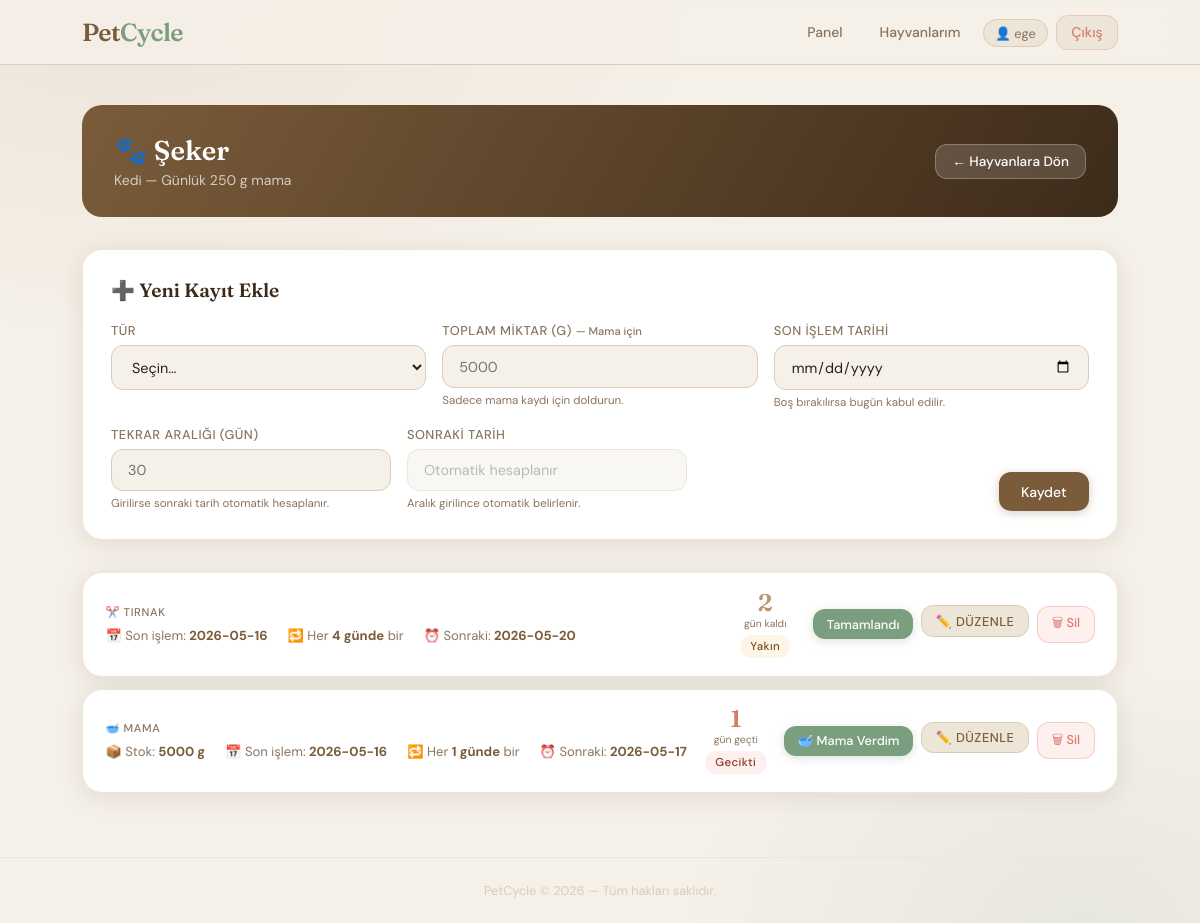
The app's page /routines/1 (signed in), older data.
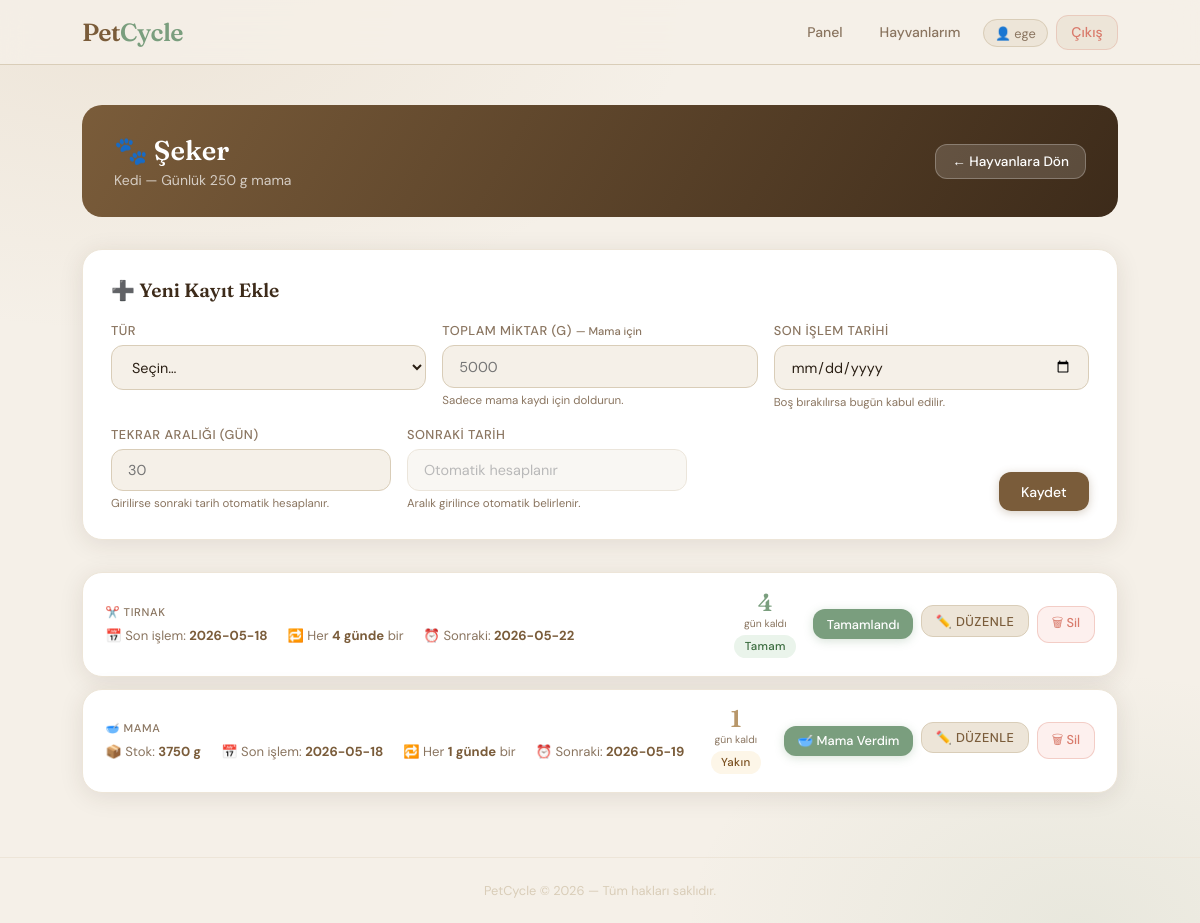
The same page, newer data.
### tables this page shows
CREATE TABLE pets (
            id INTEGER PRIMARY KEY AUTOINCREMENT,
            user_id INTEGER NOT NULL,
            name TEXT NOT NULL,
            species TEXT NOT NULL,
            daily_food_gram INTEGER NOT NULL,
            FOREIGN KEY (user_id) REFERENCES users (id)
        );

CREATE TABLE inventory_and_routines (
            id INTEGER PRIMARY KEY AUTOINCREMENT,
            pet_id INTEGER NOT NULL,
            item_type TEXT NOT NULL, 
            total_amount INTEGER,     
            interval_days INTEGER,      
            next_due_date DATE,       
            last_action_date DATE DEFAULT (date('now', 'localtime')),
            FOREIGN KEY (pet_id) REFERENCES pets (id)
        );

### app.py (the view)
@app.route('/routines/<int:pet_id>', methods=['GET'])
@login_required
def get_routines(pet_id):
    user_id = session['user_id']
    conn = get_db_connection()
    try:
        pet = conn.execute(
            'SELECT * FROM pets WHERE id = ? AND user_id = ?',
            (pet_id, user_id)
        ).fetchone()
        if not pet:
            flash('Bu evcil hayvana erişim yetkiniz yok!', 'danger')
            return redirect(url_for('pets'))
        routines = conn.execute('''
            SELECT ir.* FROM inventory_and_routines ir
            JOIN pets p ON ir.pet_id = p.id
            WHERE ir.pet_id = ? AND p.user_id = ?
        ''', (pet_id, user_id)).fetchall()
        processed = []
        for r in routines:
            rd = dict(r)
            rd['days_left'] = calculate_days_left(rd['next_due_date'])
            processed.append(rd)
        return render_template('routines.html', pet=pet, routines=processed)
    finally:
        conn.close()

### app.py (called while the page is built)
def get_db_connection():
    conn = sqlite3.connect(DATABASE)
    conn.row_factory = sqlite3.Row
    return conn

@app.context_processor
def inject_now():
    return {'now': datetime.now()}

def login_required(f):
    @wraps(f)
    def decorated_function(*args, **kwargs):
        if 'user_id' not in session:
            flash('Lütfen önce giriş yapın.', 'warning')
            return redirect(url_for('login'))
        return f(*args, **kwargs)
    return decorated_function

def calculate_days_left(next_due_date_str, today=None):
    if today is None:
        today = date.today()
    if not next_due_date_str:
        return None
    target = datetime.strptime(next_due_date_str[:10], '%Y-%m-%d').date()
    return (target - today).days

### templates/routines.html (shortened to what this page needs)
{% extends "base.html" %}
{% block content %}
<div class="routine-header">
    <div>
        <h1>🐾 {{ pet.name }}</h1>
        <p>{{ pet.species }} &mdash; Günlük {{ pet.daily_food_gram }} g mama</p>
    </div>
    <a href="{{ url_for('pets') }}" class="back-btn">← Hayvanlara Dön</a>
</div>
<div class="add-section">
    <h2>➕ Yeni Kayıt Ekle</h2>
    <form method="POST" action="{{ url_for('add_routine') }}">
        <div class="form-grid">
            <div class="form-group" style="margin-bottom:0">
                <label for="item_type">Tür</label>
                <select id="item_type" name="item_type" required>
                    <option value="" disabled selected>Seçin…</option>
                </select>
            </div>
            <div class="form-group" style="margin-bottom:0">
                <label for="total_amount">
                    Toplam Miktar (g)
                    <span style="font-size:.7rem;text-transform:none;letter-spacing:0">— Mama için</span>
                </label>
                <input type="number" id="total_amount" name="total_amount" placeholder="5000" min="1">
                <p class="field-hint">Sadece mama kaydı için doldurun.</p>
            </div>
            <div class="form-group" style="margin-bottom:0">
                <label for="last_action_date">Son İşlem Tarihi</label>
                <input type="date" id="last_action_date" name="last_action_date">
                <p class="field-hint">Boş bırakılırsa bugün kabul edilir.</p>
            </div>
        </div>
        <div class="form-grid-wide">
            <div class="form-group" style="margin-bottom:0">
                <label for="interval_days">Tekrar Aralığı (gün)</label>
                <input type="number" id="interval_days" name="interval_days" placeholder="30" min="1">
                <p class="field-hint">Girilirse sonraki tarih otomatik hesaplanır.</p>
            </div>
            <div class="form-group" style="margin-bottom:0">
                <label>Sonraki Tarih</label>
                <input type="text" disabled placeholder="Otomatik hesaplanır" style="opacity:.5;cursor:not-allowed">
                <p class="field-hint">Aralık girilince otomatik belirlenir.</p>
            </div>
            <div>
                <button type="submit" class="btn btn-primary w-full">Kaydet</button>
            </div>
        </div>
    </form>
</div>
{% if routines %}
<div class="routine-list">
    {% for r in routines %}
    <div class="routine-row">
        <div class="routine-row-main">
            <div class="routine-info">
                <span class="routine-type-label">
                    {% if r.item_type == 'Mama' %}🥣
                    {% elif r.item_type == 'Veteriner' %}🏥
                    {% elif r.item_type == 'Aşı' %}💉
                    {% elif r.item_type == 'Tırnak' %}✂️
                    {% elif r.item_type == 'Banyo' %}🛁
                    {% elif r.item_type == 'İlaç' %}💊
                    {% else %}📌{% endif %}
                    {{ r.item_type }}
                </span>
                <div class="routine-meta">
                    {% if r.total_amount %}
                    <span class="routine-meta-item">
                        📦 Stok: <strong>{{ r.total_amount }} g</strong>
                    </span>
                    {% endif %}
                    {% if r.last_action_date %}
                    <span class="routine-meta-item">
                        📅 Son işlem: <strong>{{ r.last_action_date[:10] }}</strong>
                    </span>
                    {% endif %}
                    {% if r.interval_days %}
                    <span class="routine-meta-item">
                        🔁 Her <strong>{{ r.interval_days }} günde</strong> bir
                    </span>
                    {% endif %}
                    {% if r.next_due_date %}
                    <span class="routine-meta-item">
                        ⏰ Sonraki: <strong>{{ r.next_due_date }}</strong>
                    </span>
                    {% endif %}
                </div>
            </div>
            {% if r.days_left is not none %}
            <div class="days-chip">
                <span class="num
                    {% if r.days_left < 0 %}day-danger
                    {% elif r.days_left <= 3 %}day-warn
                    {% else %}day-ok{% endif %}">
                    {{ r.days_left | abs }}
                </span>
                <span class="lbl">
                    {% if r.days_left < 0 %}gün geçti
                    {% elif r.days_left == 0 %}bugün!
                    {% else %}gün kaldı{% endif %}
                </span>
                {% if r.days_left < 0 %}
                    <span class="badge badge-danger" style="margin-top:.3rem">Gecikti</span>
                {% elif r.days_left == 0 %}
                    <span class="badge badge-warn" style="margin-top:.3rem">Bugün</span>
                {% elif r.days_left <= 3 %}
                    <span class="badge badge-warn" style="margin-top:.3rem">Yakın</span>
                {% else %}
                    <span class="badge badge-ok" style="margin-top:.3rem">Tamam</span>
                {% endif %}
            </div>
            {% endif %}
            <div class="routine-actions">
                {% if r.item_type == 'Mama' %}
                <form method="POST" action="{{ url_for('edit_routine', r_id=r.id) }}">
                    <button type="submit" class="btn btn-sage btn-sm">🥣 Mama Verdim</button>
                </form>
                {% endif %}
                {% if r.item_type != 'Mama' %}
                <form method="POST" action="{{ url_for('edit_routine', r_id=r.id) }}">
                    <button type="submit" class="btn btn-sage btn-sm">Tamamlandı</button>
                </form>
                {% endif %}
                <label for="rt-toggle-{{ r.id }}" class="btn btn-ghost btn-sm" style="cursor:pointer">
                    ✏️ Düzenle
                </label>
                <form method="POST" action="{{ url_for('delete_routine', r_id=r.id) }}"
                    onsubmit="return confirm('Bu kayıt silinecek, emin misiniz?')">
                    <button type="submit" class="btn btn-danger btn-sm">🗑 Sil</button>
                </form>
            </div>
        </div>
    </div>
    {% endfor %}
</div>
{% else %}
<div class="empty-state card">
    <div class="empty-icon">📋</div>
    <p>Bu hayvan için henüz kayıt yok. Yukarıdan ekleyin!</p>
</div>
{% endif %}
{% endblock %}

### templates/base.html (shortened to what this page needs)
<!DOCTYPE html>
<html lang="tr">
<head>
</head>
<body>
    {% if session.user_id %}
    <nav>
        <div class="nav-inner">
            <a href="{{ url_for('dashboard') }}" class="nav-brand">Pet<span>Cycle</span></a>
            <ul class="nav-links">
                <li><a href="{{ url_for('dashboard') }}" {% if request.endpoint == 'dashboard' %}class="active"{% endif %}>Panel</a></li>
                <li><a href="{{ url_for('pets') }}" {% if request.endpoint == 'pets' %}class="active"{% endif %}>Hayvanlarım</a></li>
                <li><span class="nav-user">👤 {{ session.username }}</span></li>
                <li><a href="{{ url_for('logout') }}" class="btn-logout">Çıkış</a></li>
            </ul>
        </div>
    </nav>
    {% endif %}
    <main>
        {% block content %}{% endblock %}
    </main>
    <footer>
        PetCycle &copy; {{ now.year if now else 2025 }} — Tüm hakları saklıdır.
    </footer>
</body>
</html>

Row changes from the older to the newer data that the page shows:
changed inventory_and_routines "TIRNAK": last_action_date "2026-05-16" → "2026-05-18"; next_due_date "2026-05-20" → "2026-05-22"; days_left|abs "2" → "4"; text "Yakın" → "Tamam"
changed inventory_and_routines "MAMA": total_amount "5000" → "3750"; last_action_date "2026-05-16" → "2026-05-18"; next_due_date "2026-05-17" → "2026-05-19"; text "gün geçti Gecikti" → "gün kaldı Yakın"
